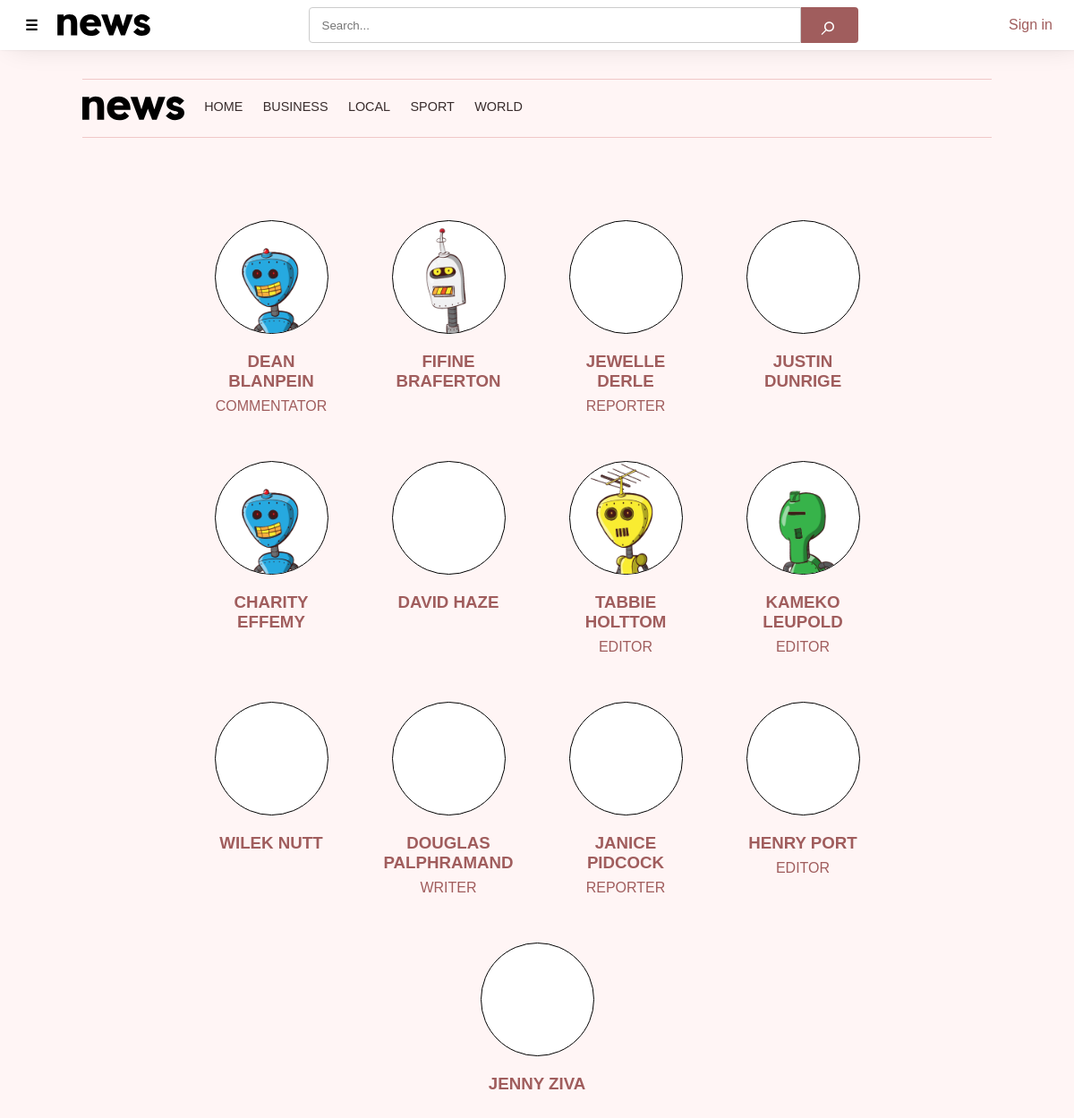
Page /authors/index.php on the committed database.
### tables this page shows
CREATE TABLE `TbCategories` (
  `Id` int(11) NOT NULL,
  `IdCategory` int(11) DEFAULT NULL,
  `Name` text NOT NULL
);

CREATE TABLE `TbAuthors` (
  `Id` int(11) NOT NULL,
  `About` text DEFAULT NULL,
  `Role` text DEFAULT NULL
);

CREATE TABLE `TbUsers` (
  `Id` int(11) NOT NULL,
  `Email` text NOT NULL,
  `Name` text DEFAULT NULL,
  `Surname` text DEFAULT NULL,
  `Password` text NOT NULL,
  `Photo` text DEFAULT NULL
);

### db.php (called while the page is built, shortened)
<?php
$conn = new PDO('mysql:host=localhost;dbname=DbNews', 'pilnyjakub', '123456', [
	PDO::ATTR_ERRMODE => PDO::ERRMODE_EXCEPTION
]);
$conn->query('SET NAMES utf8');
function isSignedIn(): bool
{
	return !empty($_SESSION['user']);
}
function getUserPhoto($user)
{
	return !empty($user['Photo']) ? '/source/profiles/' . $user['Photo'] : '';
}
function isparentCategory($category): bool
{
	return $category['Id'] == $category['IdCategory'];
}
function ischildCategory($parentCategory)
{
	return function ($category) use ($parentCategory) {
		return $category['IdCategory'] == $parentCategory && $category['Id'] != $parentCategory;
	};
}
function categoriesWithSub()
{
	global $conn;
	$sql = 'SELECT * FROM `TbCategories` ORDER BY Name';
	$stmt = $conn->prepare($sql);
	$stmt->execute();
	$categories = $stmt->fetchAll();
	foreach (array_filter($categories, "isparentCategory") as $parentCategory) {
		$parentCategory['SubCategories'] = array_filter($categories, ischildCategory($parentCategory['Id']));
		$categoriesWithSub[] = $parentCategory;
	}
	return $categoriesWithSub;
}

### authors/index.php (the view, shortened to what this page needs)
<?php
require_once '../db.php';
$sql = "SELECT TbUsers.Id, TbUsers.Name, TbUsers.Surname, TbUsers.Photo, TbAuthors.Role FROM TbAuthors
INNER JOIN TbUsers ON TbAuthors.Id = TbUsers.Id ORDER BY TbUsers.Surname;";
$stmt = $conn->prepare($sql);
$stmt->execute([]);
$authors = $stmt->fetchAll();
?>
<!DOCTYPE html>
<html lang="en">
<head>
    <?php require_once '../meta.php'; ?>
    <link href="authors.css" rel="stylesheet">
</head>
<body>
    <?php require_once '../header.php'; ?>
    <main>
        <?php require_once '../top.php' ?>
        <div id="authors">
            <?php foreach ($authors as $author): ?>
            <a href="/profile/?id=<?= $author['Id'] ?>">
                <div class="author">
                    <div class="photo">
                        <img src="<?= getUserPhoto($author) ?>" />
                    </div>
                    <h3 id="center">
                        <?= strtoupper($author['Name'] . ' ' . $author['Surname']) ?>
                    </h3>
                    <p>
                        <?= isset($author['Role']) ? strtoupper($author['Role']) : "" ?>
                    </p>
                </div>
            </a>
            <?php endforeach; ?>
        </div>
    </main>
</body>
</html>

### meta.php (shortened to what this page needs)
<link rel="stylesheet" href="/style.css">
<link rel="stylesheet" href="/header.css">
<link rel="stylesheet" href="/top.css">

### header.php (shortened to what this page needs)
<?php
require_once 'db.php';
$headerCategories = categoriesWithSub($conn);
?>
<header>
	<div>
		<div class="left">
			<span id="toggleNav" onclick="toggleNav()">&#9776;</span>
			<a href="/" aria-label="Home"><img id="headerLogo" src="/source/logo.svg" alt="News" height=24 width=120></a>
		</div>
	</div>
	<form method="get" action="/search.php">
		<input type="search" name="s" placeholder="Search...">
		<button type="submit">&#8981;</button>
	</form>
	<div class="right">
		<?php if (isSignedIn()) : ?>
			<div id="toggleNotifications" onclick="toggleNotifications()">
				✉
			</div>
			<div id="notifications" class="hidden">
				<h3>Notifications</h3>
			</div>
			<div id="toggleProfile" onclick="toggleProfile()">
				<img src="<?= getUserPhoto($_SESSION['user']) ?>">
			</div>
			<div id="profileDrop" class="hidden">
				<span>
					<?= $headerUsername ?>
				</span>
				<a href="/profile/?id=<?= $_SESSION['user']['Id'] ?>">Edit profile</a>
				<a href="/login/logout.php?r=<?= $_SERVER['REQUEST_URI'] ?>">Logout</a>
			</div>
		<?php else : ?>
			<a id="headerLogin" href="/login/?r=<?= $_SERVER['REQUEST_URI'] ?>">Sign&nbsp;in</a>
		<?php endif; ?>
	</div>
</header>

### top.php
<div id="top">
    <a href="/" aria-label="Home" id="topLogo"><img src="/source/logo.svg" alt="News" height=64></a>
    <a href="/">Home</a>
    <?php foreach (categoriesWithSub() as $category): ?>
    <a href="/category/?id=<?= $category['Id'] ?>">
        <?= $category['Name'] ?>
    </a>
    <?php endforeach; ?>
</div>

### style.css (style rules this page uses)
:root { --background-color: #fff5f5; --link-color: #a05d5d; --link-hover-color: #704141; --border-color: #f0c8c8; --muted-color: #706565; --dark-color: #382c2c; }
html, body { margin: 0; padding: 0; font-size: 16px; min-width: 100vw; min-height: 100vh; overflow-x: hidden; font-family: sans-serif; scroll-behavior: smooth; background-color: var(--background-color); }
a { color: var(--link-color); text-decoration: none; }
img { aspect-ratio: 16 / 9; }
main { max-width: 63.5rem; margin: 56px auto 0 auto; padding: 0 2.624rem; display: flex; align-items: center; flex-direction: column; }

### header.css (style rules this page uses)
header * { box-sizing: border-box; }
header { z-index: 9999; position: fixed; top: 0; width: 100vw; height: 56px; padding-right: 1rem; display: flex; align-items: center; justify-content: space-between; background-color: white; box-shadow: 0 0 2px 0 rgb(0 0 0 / 10%), 0 8px 30px -12px rgb(0 0 0 / 12%); }
header #toggleNav { width: 1rem; margin: 1vw; font-weight: bold; }
header .left, header #headerLogo { display: flex; align-items: center; }
header .right { margin-right: 1.5rem; }
header .right { display: flex; align-items: center; gap: .5rem }
#sideNav_content>*, header>* { margin: 1rem; }
header form { height: 40px; width: 614px; display: flex; align-items: center; margin: 0 16px; }
header form input { height: 100%; width: calc(100% - 64px); padding: 0 40px 0 14px; border: 1px solid #ccc; border-radius: 4px 0 0 4px; }
header form button { width: 64px; height: 100%; color: white; cursor: pointer; font-size: 32px; border: none; border-radius: 0 4px 4px 0; background-color: var(--link-color); }

### top.css (style rules this page uses)
#top { width: 100%; height: 64px; margin-block: 2rem; display: flex; align-self: flex-start; gap: 1.4rem; border-block: 1px solid var(--border-color); }
#top a { display: flex; align-items: center; color: var(--dark-color); font-size: .9rem; text-decoration: none; text-transform: uppercase; border-bottom: 4px solid transparent; }
#top #topLogo { height: 100%; border-color: transparent; }

### authors/authors.css (style rules this page uses)
#authors { display: flex; flex-wrap: wrap; padding: 36px; max-width: 900px; justify-content: center; }
.author { display: flex; flex-direction: column; align-items: center; width: 150px; margin: 1.5rem; }
.author h3, .author p { margin: .25rem; }
.author h3 { text-align: center; }
.author .photo { height: 125px; width: 125px; background-color: white; border: 1px solid black; border-radius: 50%; margin-bottom: 1rem; }
.author .photo img { object-fit: cover; height: 100%; width: 100%; border-radius: 50%; }

### rows in the picture
tbcategories: Name "BUSINESS"
tbcategories: Name "LOCAL"
tbcategories: Name "SPORT"
tbcategories: Name "WORLD"
tbauthors: Id.Photo (picture), Id.Surname "DEAN BLANPEIN", Role "COMMENTATOR"
tbauthors: Id.Photo (picture), Id.Surname "FIFINE BRAFERTON"
tbauthors: Id.Surname "JEWELLE DERLE", Role "REPORTER"
tbauthors: Id.Surname "JUSTIN DUNRIGE"
tbauthors: Id.Photo (picture), Id.Surname "CHARITY EFFEMY"
tbauthors: Id.Surname "DAVID HAZE"
tbauthors: Id.Photo (picture), Id.Surname "TABBIE HOLTTOM", Role "EDITOR"
tbauthors: Id.Photo (picture), Id.Surname "KAMEKO LEUPOLD", Role "EDITOR"
tbauthors: Id.Surname "WILEK NUTT"
tbauthors: Id.Surname "DOUGLAS PALPHRAMAND", Role "WRITER"
tbauthors: Id.Surname "JANICE PIDCOCK", Role "REPORTER"
tbauthors: Id.Surname "HENRY PORT", Role "EDITOR"
tbauthors: Id.Surname "JENNY ZIVA"
